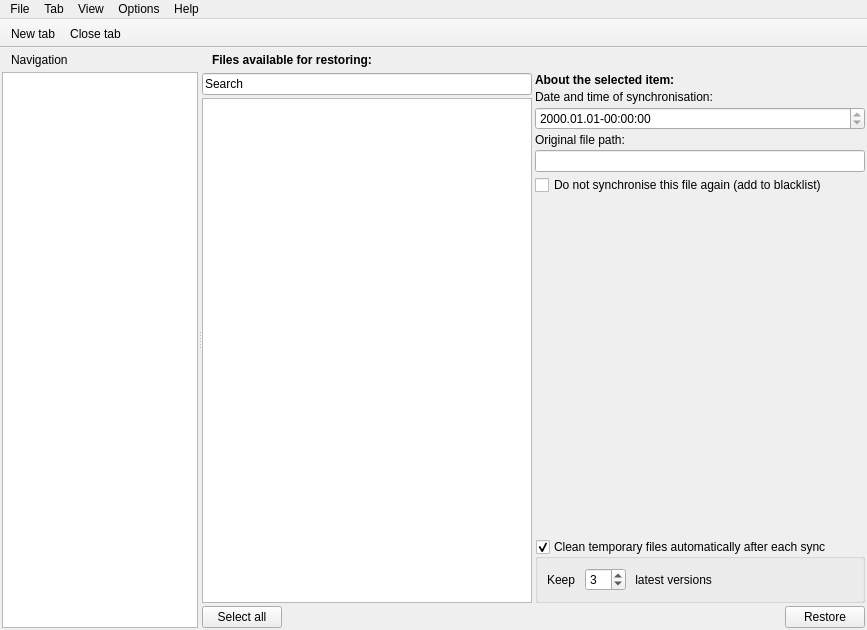
<?xml version="1.0" encoding="UTF-8"?>
<ui version="4.0">
 <class>MainWindow</class>
 <widget class="QMainWindow" name="MainWindow">
  <property name="geometry">
   <rect>
    <x>0</x>
    <y>0</y>
    <width>867</width>
    <height>630</height>
   </rect>
  </property>
  <property name="contextMenuPolicy">
   <enum>Qt::CustomContextMenu</enum>
  </property>
  <property name="windowTitle">
   <string>Synkron</string>
  </property>
  <property name="windowIcon">
   <iconset>
    <normaloff>:/new/prefix1/images/Synkron128.png</normaloff>:/new/prefix1/images/Synkron128.png</iconset>
  </property>
  <widget class="QWidget" name="centralwidget">
   <layout class="QVBoxLayout" name="verticalLayout_4">
    <property name="spacing">
     <number>2</number>
    </property>
    <property name="margin">
     <number>2</number>
    </property>
    <item>
     <widget class="QSplitter" name="splitter_2">
      <property name="orientation">
       <enum>Qt::Horizontal</enum>
      </property>
      <widget class="QWidget" name="verticalLayoutWidget">
       <layout class="QVBoxLayout" name="verticalLayout">
        <property name="spacing">
         <number>2</number>
        </property>
        <item>
         <layout class="QHBoxLayout" name="horizontalLayout_4">
          <item>
           <widget class="QLabel" name="label_7">
            <property name="pixmap">
             <pixmap resource="../resources.qrc">:/images/Synkron16.png</pixmap>
            </property>
           </widget>
          </item>
          <item>
           <widget class="QLabel" name="label_6">
            <property name="text">
             <string>Navigation</string>
            </property>
           </widget>
          </item>
          <item>
           <spacer name="horizontalSpacer_2">
            <property name="orientation">
             <enum>Qt::Horizontal</enum>
            </property>
            <property name="sizeHint" stdset="0">
             <size>
              <width>40</width>
              <height>20</height>
             </size>
            </property>
           </spacer>
          </item>
         </layout>
        </item>
        <item>
         <widget class="ExtendedTreeWidget" name="navigation_tree">
          <attribute name="headerVisible">
           <bool>false</bool>
          </attribute>
          <column>
           <property name="text">
            <string>Navigation</string>
           </property>
          </column>
         </widget>
        </item>
       </layout>
      </widget>
      <widget class="QStackedWidget" name="main_stckw">
       <property name="currentIndex">
        <number>1</number>
       </property>
       <widget class="QWidget" name="synchronise_page">
        <layout class="QGridLayout" name="gridLayout_2">
         <property name="margin">
          <number>0</number>
         </property>
         <property name="spacing">
          <number>2</number>
         </property>
         <item row="0" column="0">
          <widget class="QStackedWidget" name="sync_stckw">
           <widget class="QWidget" name="page"/>
           <widget class="QWidget" name="page_2"/>
          </widget>
         </item>
        </layout>
       </widget>
       <widget class="QWidget" name="restore_page">
        <layout class="QGridLayout">
         <property name="margin">
          <number>0</number>
         </property>
         <property name="spacing">
          <number>3</number>
         </property>
         <item row="0" column="0" colspan="2">
          <layout class="QGridLayout" name="restore_top_grid">
           <item row="0" column="1">
            <widget class="QLabel" name="label">
             <property name="text">
              <string>&lt;b&gt;Files available for restoring:&lt;/b&gt;</string>
             </property>
            </widget>
           </item>
           <item row="0" column="0">
            <widget class="QLabel" name="label_5">
             <property name="pixmap">
              <pixmap>:/new/prefix1/images/Restore16.png</pixmap>
             </property>
            </widget>
           </item>
           <item row="0" column="2">
            <spacer>
             <property name="orientation">
              <enum>Qt::Horizontal</enum>
             </property>
             <property name="sizeHint" stdset="0">
              <size>
               <width>40</width>
               <height>20</height>
              </size>
             </property>
            </spacer>
           </item>
          </layout>
         </item>
         <item row="1" column="0">
          <layout class="QGridLayout" name="restore_left_grid">
           <item row="1" column="0">
            <widget class="ExtendedListWidget" name="restore_list">
             <property name="statusTip">
              <string>List of files available for restoring</string>
             </property>
            </widget>
           </item>
           <item row="2" column="0">
            <layout class="QGridLayout" name="restore_select_all_grid">
             <item row="0" column="0">
              <widget class="QPushButton" name="selTmpAllBtn">
               <property name="statusTip">
                <string>Select all temporary files</string>
               </property>
               <property name="text">
                <string>Select all</string>
               </property>
              </widget>
             </item>
             <item row="0" column="1">
              <spacer>
               <property name="orientation">
                <enum>Qt::Horizontal</enum>
               </property>
               <property name="sizeHint" stdset="0">
                <size>
                 <width>40</width>
                 <height>20</height>
                </size>
               </property>
              </spacer>
             </item>
            </layout>
           </item>
           <item row="0" column="0">
            <widget class="ExtendedLineEdit" name="restore_search">
             <property name="text">
              <string>Search</string>
             </property>
            </widget>
           </item>
          </layout>
         </item>
         <item row="1" column="1">
          <layout class="QGridLayout" name="restore_right_grid">
           <item row="5" column="0">
            <widget class="QLineEdit" name="path_of_syncfile">
             <property name="acceptDrops">
              <bool>false</bool>
             </property>
             <property name="statusTip">
              <string>Original file path</string>
             </property>
             <property name="readOnly">
              <bool>true</bool>
             </property>
            </widget>
           </item>
           <item row="6" column="0">
            <widget class="QCheckBox" name="to_black_list">
             <property name="statusTip">
              <string>Add file to blacklist</string>
             </property>
             <property name="text">
              <string>Do not synchronise this file again (add to blacklist)</string>
             </property>
            </widget>
           </item>
           <item row="2" column="0">
            <widget class="QLabel" name="label_3">
             <property name="text">
              <string>Date and time of synchronisation:</string>
             </property>
            </widget>
           </item>
           <item row="4" column="0">
            <widget class="QLabel" name="label_4">
             <property name="text">
              <string>Original file path:</string>
             </property>
            </widget>
           </item>
           <item row="1" column="0">
            <widget class="QLabel" name="label_2">
             <property name="text">
              <string>&lt;b&gt;About the selected item:&lt;/b&gt;</string>
             </property>
            </widget>
           </item>
           <item row="3" column="0">
            <widget class="QDateTimeEdit" name="date_of_sync">
             <property name="statusTip">
              <string>Date and time of synchronisation</string>
             </property>
             <property name="readOnly">
              <bool>true</bool>
             </property>
             <property name="displayFormat">
              <string>yyyy.MM.dd-hh:mm:ss</string>
             </property>
            </widget>
           </item>
           <item row="7" column="0">
            <spacer>
             <property name="orientation">
              <enum>Qt::Vertical</enum>
             </property>
             <property name="sizeHint" stdset="0">
              <size>
               <width>20</width>
               <height>40</height>
              </size>
             </property>
            </spacer>
           </item>
           <item row="11" column="0">
            <layout class="QGridLayout" name="restore_btn_grid">
             <item row="0" column="1">
              <widget class="QPushButton" name="restore_files">
               <property name="statusTip">
                <string>Restore selected files</string>
               </property>
               <property name="text">
                <string>Restore</string>
               </property>
               <property name="icon">
                <iconset>
                 <normaloff>:/new/prefix1/images/Restore.png</normaloff>:/new/prefix1/images/Restore.png</iconset>
               </property>
              </widget>
             </item>
             <item row="0" column="0">
              <spacer>
               <property name="orientation">
                <enum>Qt::Horizontal</enum>
               </property>
               <property name="sizeHint" stdset="0">
                <size>
                 <width>40</width>
                 <height>20</height>
                </size>
               </property>
              </spacer>
             </item>
            </layout>
           </item>
           <item row="8" column="0">
            <widget class="MTAdvancedGroupBox" name="restore_select_gb" native="true"/>
           </item>
           <item row="9" column="0">
            <widget class="MTAdvancedGroupBox" name="restore_clean_gb" native="true"/>
           </item>
           <item row="10" column="0">
            <widget class="QGroupBox" name="restore_clean_auto_gb">
             <property name="title">
              <string>Clean temporary files automatically after each sync</string>
             </property>
             <property name="checkable">
              <bool>true</bool>
             </property>
             <property name="checked">
              <bool>true</bool>
             </property>
             <layout class="QGridLayout" name="gridLayout">
              <item row="0" column="0">
               <widget class="QLabel" name="keep_auto">
                <property name="text">
                 <string>Keep </string>
                </property>
               </widget>
              </item>
              <item row="0" column="1">
               <widget class="QSpinBox" name="restore_clean_auto_files">
                <property name="minimum">
                 <number>1</number>
                </property>
                <property name="value">
                 <number>3</number>
                </property>
               </widget>
              </item>
              <item row="0" column="2">
               <widget class="QLabel" name="files_auto">
                <property name="text">
                 <string> latest versions</string>
                </property>
               </widget>
              </item>
              <item row="0" column="3">
               <spacer name="horizontalSpacer">
                <property name="orientation">
                 <enum>Qt::Horizontal</enum>
                </property>
                <property name="sizeHint" stdset="0">
                 <size>
                  <width>40</width>
                  <height>20</height>
                 </size>
                </property>
               </spacer>
              </item>
             </layout>
            </widget>
           </item>
          </layout>
         </item>
        </layout>
       </widget>
       <widget class="QWidget" name="multisync_page">
        <layout class="QVBoxLayout">
         <property name="margin">
          <number>0</number>
         </property>
         <item>
          <widget class="QTabWidget" name="multi_tabWidget">
           <property name="currentIndex">
            <number>0</number>
           </property>
           <widget class="QWidget" name="tab_2">
            <attribute name="icon">
             <iconset>
              <normaloff>:/new/prefix1/images/multisync.png</normaloff>:/new/prefix1/images/multisync.png</iconset>
            </attribute>
            <attribute name="title">
             <string>Sync #1</string>
            </attribute>
            <attribute name="toolTip">
             <string>Sync #1</string>
            </attribute>
           </widget>
          </widget>
         </item>
        </layout>
       </widget>
       <widget class="QWidget" name="scheduler_page">
        <layout class="QGridLayout">
         <property name="margin">
          <number>0</number>
         </property>
         <property name="spacing">
          <number>3</number>
         </property>
         <item row="0" column="0">
          <widget class="QSplitter" name="splitter">
           <property name="orientation">
            <enum>Qt::Vertical</enum>
           </property>
           <widget class="QWidget" name="layoutWidget">
            <layout class="QVBoxLayout">
             <item>
              <layout class="QHBoxLayout" name="horizontalLayout_2">
               <property name="spacing">
                <number>5</number>
               </property>
               <item>
                <layout class="QVBoxLayout" name="verticalLayout_3">
                 <item>
                  <layout class="QHBoxLayout" name="horizontalLayout_3">
                   <item>
                    <widget class="QLabel" name="label_12">
                     <property name="text">
                      <string/>
                     </property>
                     <property name="pixmap">
                      <pixmap>:/new/prefix1/images/scheduler16.png</pixmap>
                     </property>
                    </widget>
                   </item>
                   <item>
                    <widget class="QLabel" name="label_13">
                     <property name="text">
                      <string>&lt;b&gt;Schedules:&lt;/b&gt;</string>
                     </property>
                    </widget>
                   </item>
                  </layout>
                 </item>
                 <item>
                  <spacer name="verticalSpacer_2">
                   <property name="orientation">
                    <enum>Qt::Vertical</enum>
                   </property>
                   <property name="sizeHint" stdset="0">
                    <size>
                     <width>20</width>
                     <height>40</height>
                    </size>
                   </property>
                  </spacer>
                 </item>
                </layout>
               </item>
               <item>
                <widget class="QTableWidget" name="tw_schedules">
                 <property name="statusTip">
                  <string>List of schedules</string>
                 </property>
                 <property name="editTriggers">
                  <set>QAbstractItemView::EditKeyPressed</set>
                 </property>
                 <property name="showGrid">
                  <bool>false</bool>
                 </property>
                 <property name="columnCount">
                  <number>2</number>
                 </property>
                 <column/>
                 <column/>
                </widget>
               </item>
               <item>
                <layout class="QVBoxLayout" name="verticalLayout_2">
                 <property name="spacing">
                  <number>5</number>
                 </property>
                 <item>
                  <widget class="QPushButton" name="add_schedule">
                   <property name="statusTip">
                    <string>Add a schedule</string>
                   </property>
                   <property name="text">
                    <string>Add</string>
                   </property>
                   <property name="icon">
                    <iconset>
                     <normaloff>:/new/prefix1/images/add.png</normaloff>:/new/prefix1/images/add.png</iconset>
                   </property>
                  </widget>
                 </item>
                 <item>
                  <widget class="QPushButton" name="remove_schedule">
                   <property name="statusTip">
                    <string>Remove the current schedule</string>
                   </property>
                   <property name="text">
                    <string>Remove</string>
                   </property>
                   <property name="icon">
                    <iconset>
                     <normaloff>:/new/prefix1/images/remove.png</normaloff>:/new/prefix1/images/remove.png</iconset>
                   </property>
                  </widget>
                 </item>
                 <item>
                  <spacer name="verticalSpacer">
                   <property name="orientation">
                    <enum>Qt::Vertical</enum>
                   </property>
                   <property name="sizeHint" stdset="0">
                    <size>
                     <width>20</width>
                     <height>40</height>
                    </size>
                   </property>
                  </spacer>
                 </item>
                 <item>
                  <widget class="QPushButton" name="startall_schedules">
                   <property name="statusTip">
                    <string>Start all schedules</string>
                   </property>
                   <property name="text">
                    <string>Start all</string>
                   </property>
                  </widget>
                 </item>
                 <item>
                  <widget class="QPushButton" name="stopall_schedules">
                   <property name="statusTip">
                    <string>Stop all schedules</string>
                   </property>
                   <property name="text">
                    <string>Stop all</string>
                   </property>
                  </widget>
                 </item>
                </layout>
               </item>
              </layout>
             </item>
            </layout>
           </widget>
           <widget class="QGroupBox" name="schedGroupBox">
            <property name="enabled">
             <bool>false</bool>
            </property>
            <property name="title">
             <string>Schedule options</string>
            </property>
            <layout class="QGridLayout">
             <property name="leftMargin">
              <number>5</number>
             </property>
             <property name="topMargin">
              <number>6</number>
             </property>
             <property name="rightMargin">
              <number>5</number>
             </property>
             <property name="bottomMargin">
              <number>5</number>
             </property>
             <property name="spacing">
              <number>5</number>
             </property>
             <item row="0" column="0">
              <layout class="QGridLayout" name="scheduler_sched_name_grid">
               <item row="0" column="1">
                <widget class="QLineEdit" name="sched_name">
                 <property name="statusTip">
                  <string>Set schedule name</string>
                 </property>
                </widget>
               </item>
               <item row="0" column="2">
                <spacer>
                 <property name="orientation">
                  <enum>Qt::Horizontal</enum>
                 </property>
                 <property name="sizeHint" stdset="0">
                  <size>
                   <width>40</width>
                   <height>20</height>
                  </size>
                 </property>
                </spacer>
               </item>
               <item row="0" column="0">
                <spacer>
                 <property name="orientation">
                  <enum>Qt::Horizontal</enum>
                 </property>
                 <property name="sizeHint" stdset="0">
                  <size>
                   <width>40</width>
                   <height>20</height>
                  </size>
                 </property>
                </spacer>
               </item>
              </layout>
             </item>
             <item row="1" column="0">
              <layout class="QHBoxLayout">
               <property name="spacing">
                <number>5</number>
               </property>
               <item>
                <layout class="QVBoxLayout">
                 <item>
                  <layout class="QGridLayout" name="scheduer_tabs_grid">
                   <item row="1" column="1">
                    <widget class="QListWidget" name="sched_multitab_lw">
                     <property name="statusTip">
                      <string>Select multisyncs to use</string>
                     </property>
                    </widget>
                   </item>
                   <item row="1" column="0">
                    <widget class="QListWidget" name="sched_tab_lw">
                     <property name="statusTip">
                      <string>Select syncs to use</string>
                     </property>
                    </widget>
                   </item>
                   <item row="0" column="0">
                    <widget class="QLabel" name="label_10">
                     <property name="text">
                      <string>&lt;b&gt;Syncs to use:&lt;/b&gt;</string>
                     </property>
                    </widget>
                   </item>
                   <item row="0" column="1">
                    <widget class="QLabel" name="label_11">
                     <property name="text">
                      <string>&lt;b&gt;Multisyncs to use:&lt;/b&gt;</string>
                     </property>
                    </widget>
                   </item>
                  </layout>
                 </item>
                 <item>
                  <layout class="QGridLayout" name="scheduler_start_btn_grid">
                   <item row="0" column="2">
                    <widget class="QPushButton" name="sched_stop">
                     <property name="statusTip">
                      <string>Stop schedule</string>
                     </property>
                     <property name="text">
                      <string>Stop</string>
                     </property>
                    </widget>
                   </item>
                   <item row="0" column="1">
                    <widget class="QPushButton" name="sched_start">
                     <property name="statusTip">
                      <string>Start schedule</string>
                     </property>
                     <property name="text">
                      <string>Start</string>
                     </property>
                    </widget>
                   </item>
                   <item row="0" column="3">
                    <spacer>
                     <property name="orientation">
                      <enum>Qt::Horizontal</enum>
                     </property>
                     <property name="sizeHint" stdset="0">
                      <size>
                       <width>40</width>
                       <height>20</height>
                      </size>
                     </property>
                    </spacer>
                   </item>
                  </layout>
                 </item>
                </layout>
               </item>
               <item>
                <widget class="QTabWidget" name="timing_tabWidget">
                 <property name="currentIndex">
                  <number>0</number>
                 </property>
                 <widget class="QWidget" name="sync_times">
                  <attribute name="title">
                   <string>Sync times</string>
                  </attribute>
                  <layout class="QVBoxLayout">
                   <property name="spacing">
                    <number>5</number>
                   </property>
                   <property name="margin">
                    <number>6</number>
                   </property>
                   <item>
                    <widget class="QLabel" name="label_15">
                     <property name="text">
                      <string>&lt;b&gt;Times:&lt;/b&gt;</string>
                     </property>
                    </widget>
                   </item>
                   <item>
                    <widget class="QListWidget" name="sched_time_lw">
                     <property name="statusTip">
                      <string>List of sync times</string>
                     </property>
                    </widget>
                   </item>
                   <item>
                    <layout class="QGridLayout" name="scheduler_add_sync_time_grid">
                     <item row="0" column="2">
                      <spacer>
                       <property name="orientation">
                        <enum>Qt::Horizontal</enum>
                       </property>
                       <property name="sizeHint" stdset="0">
                        <size>
                         <width>40</width>
                         <height>20</height>
                        </size>
                       </property>
                      </spacer>
                     </item>
                     <item row="0" column="1">
                      <widget class="QPushButton" name="sched_add_time">
                       <property name="statusTip">
                        <string>Add a sync time</string>
                       </property>
                       <property name="text">
                        <string>Add</string>
                       </property>
                       <property name="icon">
                        <iconset>
                         <normaloff>:/new/prefix1/images/add.png</normaloff>:/new/prefix1/images/add.png</iconset>
                       </property>
                      </widget>
                     </item>
                     <item row="0" column="0">
                      <widget class="QTimeEdit" name="sched_time_edit">
                       <property name="statusTip">
                        <string>Set sync time</string>
                       </property>
                       <property name="displayFormat">
                        <string>H:mm</string>
                       </property>
                      </widget>
                     </item>
                     <item row="0" column="3">
                      <widget class="QPushButton" name="sched_remove_time">
                       <property name="statusTip">
                        <string>Remove the selected sync times</string>
                       </property>
                       <property name="text">
                        <string>Remove</string>
                       </property>
                       <property name="icon">
                        <iconset>
                         <normaloff>:/new/prefix1/images/remove.png</normaloff>:/new/prefix1/images/remove.png</iconset>
                       </property>
                      </widget>
                     </item>
                    </layout>
                   </item>
                   <item>
                    <widget class="MTAdvancedGroupBox" name="sched_dates_agb" native="true"/>
                   </item>
                  </layout>
                 </widget>
                 <widget class="QWidget" name="periodically">
                  <attribute name="title">
                   <string>Synchronise periodically</string>
                  </attribute>
                  <layout class="QHBoxLayout">
                   <item>
                    <spacer>
                     <property name="orientation">
                      <enum>Qt::Horizontal</enum>
                     </property>
                     <property name="sizeHint" stdset="0">
                      <size>
                       <width>40</width>
                       <height>20</height>
                      </size>
                     </property>
                    </spacer>
                   </item>
                   <item>
                    <widget class="QLabel" name="label_19">
                     <property name="text">
                      <string>Synchronise every</string>
                     </property>
                    </widget>
                   </item>
                   <item>
                    <widget class="QSpinBox" name="sched_interval_spin">
                     <property name="minimum">
                      <number>1</number>
                     </property>
                     <property name="maximum">
                      <number>9999999</number>
                     </property>
                     <property name="value">
                      <number>5</number>
                     </property>
                    </widget>
                   </item>
                   <item>
                    <widget class="QLabel" name="label_14">
                     <property name="text">
                      <string>minute(s)</string>
                     </property>
                    </widget>
                   </item>
                   <item>
                    <spacer>
                     <property name="orientation">
                      <enum>Qt::Horizontal</enum>
                     </property>
                     <property name="sizeHint" stdset="0">
                      <size>
                       <width>40</width>
                       <height>20</height>
                      </size>
                     </property>
                    </spacer>
                   </item>
                  </layout>
                 </widget>
                </widget>
               </item>
              </layout>
             </item>
            </layout>
           </widget>
          </widget>
         </item>
        </layout>
       </widget>
       <widget class="QWidget" name="page_6">
        <layout class="QGridLayout">
         <property name="margin">
          <number>2</number>
         </property>
        </layout>
       </widget>
       <widget class="QWidget" name="syncview_page">
        <layout class="QVBoxLayout">
         <property name="margin">
          <number>0</number>
         </property>
        </layout>
       </widget>
      </widget>
     </widget>
    </item>
   </layout>
  </widget>
  <widget class="QMenuBar" name="menubar">
   <property name="geometry">
    <rect>
     <x>0</x>
     <y>0</y>
     <width>867</width>
     <height>22</height>
    </rect>
   </property>
   <widget class="QMenu" name="file_menu">
    <property name="title">
     <string>File</string>
    </property>
    <addaction name="sync_all_act"/>
    <addaction name="separator"/>
    <addaction name="quit_act"/>
   </widget>
   <widget class="QMenu" name="help_menu">
    <property name="title">
     <string>Help</string>
    </property>
    <addaction name="check_for_updates_act"/>
    <addaction name="about_act"/>
   </widget>
   <widget class="QMenu" name="view_menu">
    <property name="title">
     <string>View</string>
    </property>
    <addaction name="synchronise_act"/>
    <addaction name="multisync_act"/>
    <addaction name="exceptions_act"/>
    <addaction name="scheduler_act"/>
    <addaction name="restore_act"/>
   </widget>
   <widget class="QMenu" name="options_menu">
    <property name="title">
     <string>Options</string>
    </property>
    <addaction name="run_hidden_act"/>
    <addaction name="disable_tray_messages_act"/>
    <addaction name="change_temp_act"/>
    <addaction name="separator"/>
    <addaction name="sync_at_launch_act"/>
    <addaction name="quit_after_sync_act"/>
    <addaction name="shut_down_after_sync_act"/>
    <addaction name="separator"/>
    <addaction name="change_language_act"/>
   </widget>
   <widget class="QMenu" name="tab_menu">
    <property name="title">
     <string>Tab</string>
    </property>
    <addaction name="new_tab_act"/>
    <addaction name="close_tab_act"/>
    <addaction name="separator"/>
    <addaction name="load_tab_act"/>
    <addaction name="save_tab_act"/>
    <addaction name="save_tab_as_act"/>
    <addaction name="separator"/>
    <addaction name="save_log_act"/>
    <addaction name="separator"/>
    <addaction name="run_sync_act"/>
    <addaction name="run_analyse_act"/>
    <addaction name="show_advanced_act"/>
   </widget>
   <addaction name="file_menu"/>
   <addaction name="tab_menu"/>
   <addaction name="view_menu"/>
   <addaction name="options_menu"/>
   <addaction name="help_menu"/>
  </widget>
  <widget class="QToolBar" name="toolbar">
   <property name="windowTitle">
    <string>toolBar</string>
   </property>
   <property name="movable">
    <bool>false</bool>
   </property>
   <property name="iconSize">
    <size>
     <width>32</width>
     <height>32</height>
    </size>
   </property>
   <property name="floatable">
    <bool>false</bool>
   </property>
   <attribute name="toolBarArea">
    <enum>TopToolBarArea</enum>
   </attribute>
   <attribute name="toolBarBreak">
    <bool>false</bool>
   </attribute>
   <addaction name="new_tab_act"/>
   <addaction name="close_tab_act"/>
  </widget>
  <action name="quit_act">
   <property name="icon">
    <iconset>
     <normaloff>:/new/prefix1/images/quit.png</normaloff>:/new/prefix1/images/quit.png</iconset>
   </property>
   <property name="text">
    <string>Quit</string>
   </property>
   <property name="statusTip">
    <string>Quit</string>
   </property>
   <property name="shortcut">
    <string>Ctrl+Q</string>
   </property>
  </action>
  <action name="about_act">
   <property name="icon">
    <iconset>
     <normaloff>:/new/prefix1/images/Synkron128.png</normaloff>:/new/prefix1/images/Synkron128.png</iconset>
   </property>
   <property name="text">
    <string>About</string>
   </property>
   <property name="statusTip">
    <string>View About</string>
   </property>
  </action>
  <action name="actionFolder_1">
   <property name="icon">
    <iconset>
     <normaloff>:/new/prefix1/images/folder.png</normaloff>:/new/prefix1/images/folder.png</iconset>
   </property>
   <property name="text">
    <string>Set synchronization folder 1</string>
   </property>
  </action>
  <action name="actionFolder_2">
   <property name="icon">
    <iconset>
     <normaloff>:/new/prefix1/images/folder.png</normaloff>:/new/prefix1/images/folder.png</iconset>
   </property>
   <property name="text">
    <string>Set synchronization folder 2</string>
   </property>
  </action>
  <action name="new_tab_act">
   <property name="icon">
    <iconset resource="../resources.qrc">
     <normaloff>:/images/tab-new_32.png</normaloff>:/images/tab-new_32.png</iconset>
   </property>
   <property name="text">
    <string>New tab</string>
   </property>
   <property name="statusTip">
    <string>Open new sync tab</string>
   </property>
   <property name="shortcut">
    <string>Ctrl+T</string>
   </property>
  </action>
  <action name="close_tab_act">
   <property name="icon">
    <iconset resource="../resources.qrc">
     <normaloff>:/images/tab-remove_32.png</normaloff>:/images/tab-remove_32.png</iconset>
   </property>
   <property name="text">
    <string>Close tab</string>
   </property>
   <property name="statusTip">
    <string>Close current sync tab</string>
   </property>
   <property name="shortcut">
    <string>Ctrl+W</string>
   </property>
  </action>
  <action name="synchronise_act">
   <property name="checked">
    <bool>false</bool>
   </property>
   <property name="icon">
    <iconset resource="../resources.qrc">
     <normaloff>:/images/Synchronise.png</normaloff>:/images/Synchronise.png</iconset>
   </property>
   <property name="text">
    <string>Syncs</string>
   </property>
   <property name="statusTip">
    <string>Go to Synchronise</string>
   </property>
  </action>
  <action name="restore_act">
   <property name="icon">
    <iconset resource="../resources.qrc">
     <normaloff>:/images/Restore.png</normaloff>:/images/Restore.png</iconset>
   </property>
   <property name="text">
    <string>Restore</string>
   </property>
   <property name="statusTip">
    <string>Go to Restore</string>
   </property>
  </action>
  <action name="exceptions_act">
   <property name="icon">
    <iconset resource="../resources.qrc">
     <normaloff>:/images/blacklist.png</normaloff>:/images/blacklist.png</iconset>
   </property>
   <property name="text">
    <string>Exceptions</string>
   </property>
   <property name="statusTip">
    <string>Go to Blacklist</string>
   </property>
  </action>
  <action name="run_hidden_act">
   <property name="checkable">
    <bool>true</bool>
   </property>
   <property name="text">
    <string>Run hidden</string>
   </property>
   <property name="statusTip">
    <string>Start Synkron hidden</string>
   </property>
  </action>
  <action name="sync_all_act">
   <property name="icon">
    <iconset>
     <normaloff>:/new/prefix1/images/sync_all.png</normaloff>:/new/prefix1/images/sync_all.png</iconset>
   </property>
   <property name="text">
    <string>Sync all</string>
   </property>
   <property name="statusTip">
    <string>Sync all</string>
   </property>
  </action>
  <action name="check_for_updates_act">
   <property name="icon">
    <iconset>
     <normaloff>:/new/prefix1/images/reload.png</normaloff>:/new/prefix1/images/reload.png</iconset>
   </property>
   <property name="text">
    <string>Check for updates</string>
   </property>
   <property name="statusTip">
    <string>Check for updates</string>
   </property>
  </action>
  <action name="multisync_act">
   <property name="icon">
    <iconset resource="../resources.qrc">
     <normaloff>:/images/multisync.png</normaloff>:/images/multisync.png</iconset>
   </property>
   <property name="text">
    <string>Multisyncs</string>
   </property>
   <property name="statusTip">
    <string>Go to Multisync</string>
   </property>
  </action>
  <action name="scheduler_act">
   <property name="icon">
    <iconset resource="../resources.qrc">
     <normaloff>:/images/scheduler64.png</normaloff>:/images/scheduler64.png</iconset>
   </property>
   <property name="text">
    <string>Scheduler</string>
   </property>
   <property name="statusTip">
    <string>Go to Scheduler</string>
   </property>
  </action>
  <action name="change_language_act">
   <property name="icon">
    <iconset>
     <normaloff>:/new/prefix1/images/locale.png</normaloff>:/new/prefix1/images/locale.png</iconset>
   </property>
   <property name="text">
    <string>Change language</string>
   </property>
   <property name="statusTip">
    <string>Change language</string>
   </property>
  </action>
  <action name="disable_tray_messages_act">
   <property name="checkable">
    <bool>true</bool>
   </property>
   <property name="text">
    <string>Disable tray icon messages</string>
   </property>
   <property name="statusTip">
    <string>Disable tray icon messages</string>
   </property>
  </action>
  <action name="save_log_act">
   <property name="icon">
    <iconset>
     <normaloff>:/new/prefix1/images/save.png</normaloff>:/new/prefix1/images/save.png</iconset>
   </property>
   <property name="text">
    <string>Save log</string>
   </property>
  </action>
  <action name="syncview_act">
   <property name="checkable">
    <bool>true</bool>
   </property>
   <property name="icon">
    <iconset>
     <normaloff>:/new/prefix1/images/syncview_48.png</normaloff>:/new/prefix1/images/syncview_48.png</iconset>
   </property>
   <property name="text">
    <string>SyncView</string>
   </property>
   <property name="statusTip">
    <string>Go to SyncView</string>
   </property>
  </action>
  <action name="sync_at_launch_act">
   <property name="checkable">
    <bool>true</bool>
   </property>
   <property name="text">
    <string>Sync all at launch</string>
   </property>
   <property name="statusTip">
    <string>Sync all tabs at launch</string>
   </property>
  </action>
  <action name="shut_down_after_sync_act">
   <property name="checkable">
    <bool>true</bool>
   </property>
   <property name="text">
    <string>Shut down after synchronisation</string>
   </property>
   <property name="statusTip">
    <string>Shut down computer after synchronisation finishes</string>
   </property>
  </action>
  <action name="quit_after_sync_act">
   <property name="checkable">
    <bool>true</bool>
   </property>
   <property name="text">
    <string>Quit Synkron after synchronisation</string>
   </property>
   <property name="statusTip">
    <string>Quit Synkron after synchronisation finishes</string>
   </property>
  </action>
  <action name="save_tab_act">
   <property name="icon">
    <iconset>
     <normaloff>:/new/prefix1/images/save.png</normaloff>:/new/prefix1/images/save.png</iconset>
   </property>
   <property name="text">
    <string>Save tab</string>
   </property>
  </action>
  <action name="load_tab_act">
   <property name="icon">
    <iconset>
     <normaloff>:/new/prefix1/images/open.png</normaloff>:/new/prefix1/images/open.png</iconset>
   </property>
   <property name="text">
    <string>Load tab</string>
   </property>
  </action>
  <action name="save_tab_as_act">
   <property name="icon">
    <iconset>
     <normaloff>:/new/prefix1/images/save-as.png</normaloff>:/new/prefix1/images/save-as.png</iconset>
   </property>
   <property name="text">
    <string>Save tab as</string>
   </property>
  </action>
  <action name="change_temp_act">
   <property name="text">
    <string>Change temporary folder path</string>
   </property>
  </action>
  <action name="run_sync_act">
   <property name="icon">
    <iconset resource="../resources.qrc">
     <normaloff>:/images/sync.png</normaloff>:/images/sync.png</iconset>
   </property>
   <property name="text">
    <string>Sync</string>
   </property>
  </action>
  <action name="run_analyse_act">
   <property name="icon">
    <iconset resource="../resources.qrc">
     <normaloff>:/images/analyse_16.png</normaloff>:/images/analyse_16.png</iconset>
   </property>
   <property name="text">
    <string>Analyse</string>
   </property>
  </action>
  <action name="show_advanced_act">
   <property name="icon">
    <iconset resource="../resources.qrc">
     <normaloff>:/images/configure16.png</normaloff>:/images/configure16.png</iconset>
   </property>
   <property name="text">
    <string>Advanced</string>
   </property>
  </action>
 </widget>
 <customwidgets>
  <customwidget>
   <class>ExtendedLineEdit</class>
   <extends>QLineEdit</extends>
   <header>src/extendedlineedit.h</header>
  </customwidget>
  <customwidget>
   <class>MTAdvancedGroupBox</class>
   <extends>QWidget</extends>
   <header>src/mtadvancedgroupbox.h</header>
   <container>1</container>
  </customwidget>
  <customwidget>
   <class>ExtendedListWidget</class>
   <extends>QListWidget</extends>
   <header>src/extendedlistwidget.h</header>
  </customwidget>
  <customwidget>
   <class>ExtendedTreeWidget</class>
   <extends>QTreeWidget</extends>
   <header location="global">src/extendedtreewidget.h</header>
  </customwidget>
 </customwidgets>
 <resources>
  <include location="../resources.qrc"/>
 </resources>
 <connections/>
</ui>
